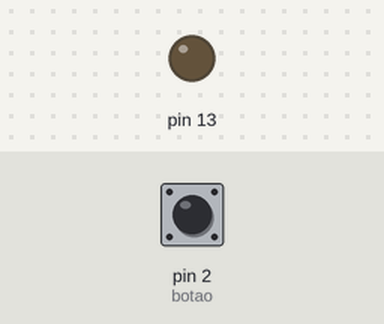
The sketch below on a simulated Arduino Uno, built with avr-gcc and run on an emulated ATmega328P. Shown: output pins drawn as LEDs (lit = HIGH). Inputs (shaded band) come from the test bench; at power-on: pin 2 (botao) LOW.

Above: at 1.2 s.
1.3 s: pin 2 (botao) pulled HIGH for 0.15 s
At 2.2 s:
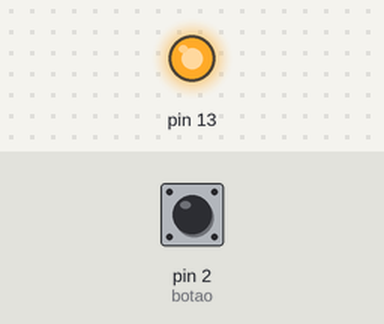
2.9 s: pin 2 (botao) pulled HIGH for 3.2 s
At 3.4 s:
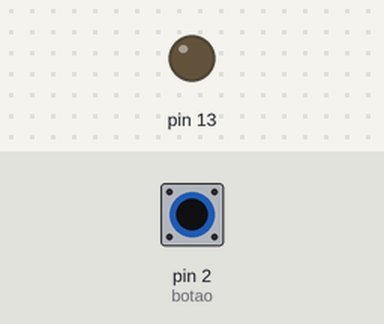
Timing chart, 0 to 7.6 s (numbered marks = the images above; inputs shaded):
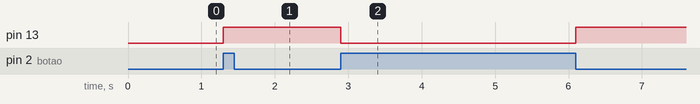

The sketch:

Lab-06-GPIO-and-External-Interrupts-part-1.ino
```cpp
int interrupt_source = 0;
volatile boolean led_state = 0;
int debounce_limit = 200;
int sensitivity = HIGH;
int botao = 2;
unsigned long antes = 0;
unsigned long agora = 0;
void setup() {
  // put your setup code here, to run once:
  attachInterrupt(digitalPinToInterrupt(botao), handler, HIGH);
  pinMode(botao, INPUT);
  pinMode(13, OUTPUT);
  antes = millis();
}

void loop() {
  digitalWrite(13, led_state);

}

void handler(){

  if(debounce()){
    led_state = !led_state;
  }

}

int debounce(){
   agora = millis();
  if(( agora - antes) > debounce_limit){
    antes = agora;
    return 1;
  }
  else {
    return 0;
  }
}
```

Measured:
- after the input at 1.3 s, pin 13: LOW → HIGH at once
- after the input at 2.9 s, pin 13: HIGH → LOW at once, → HIGH 3.2 s later
